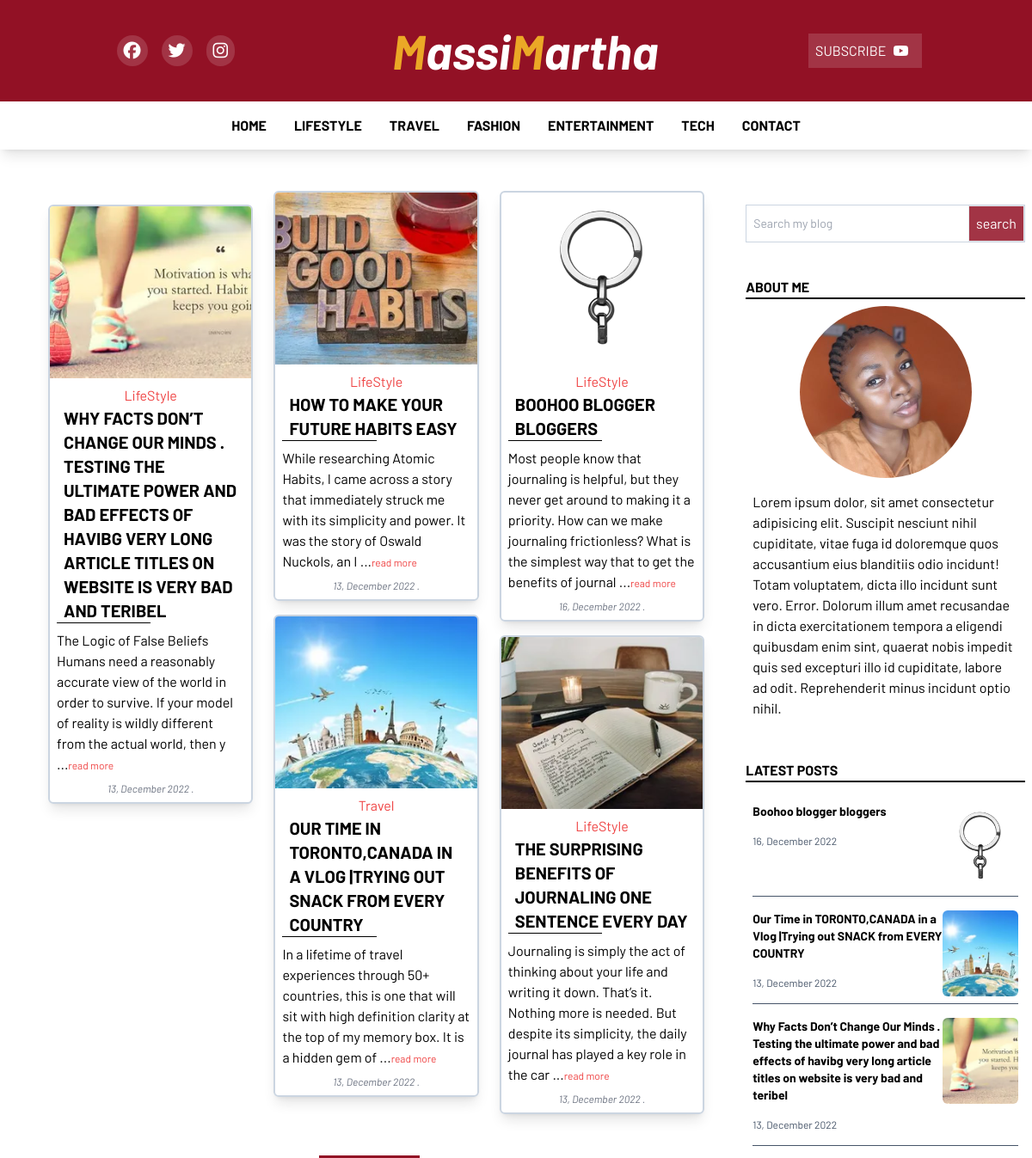
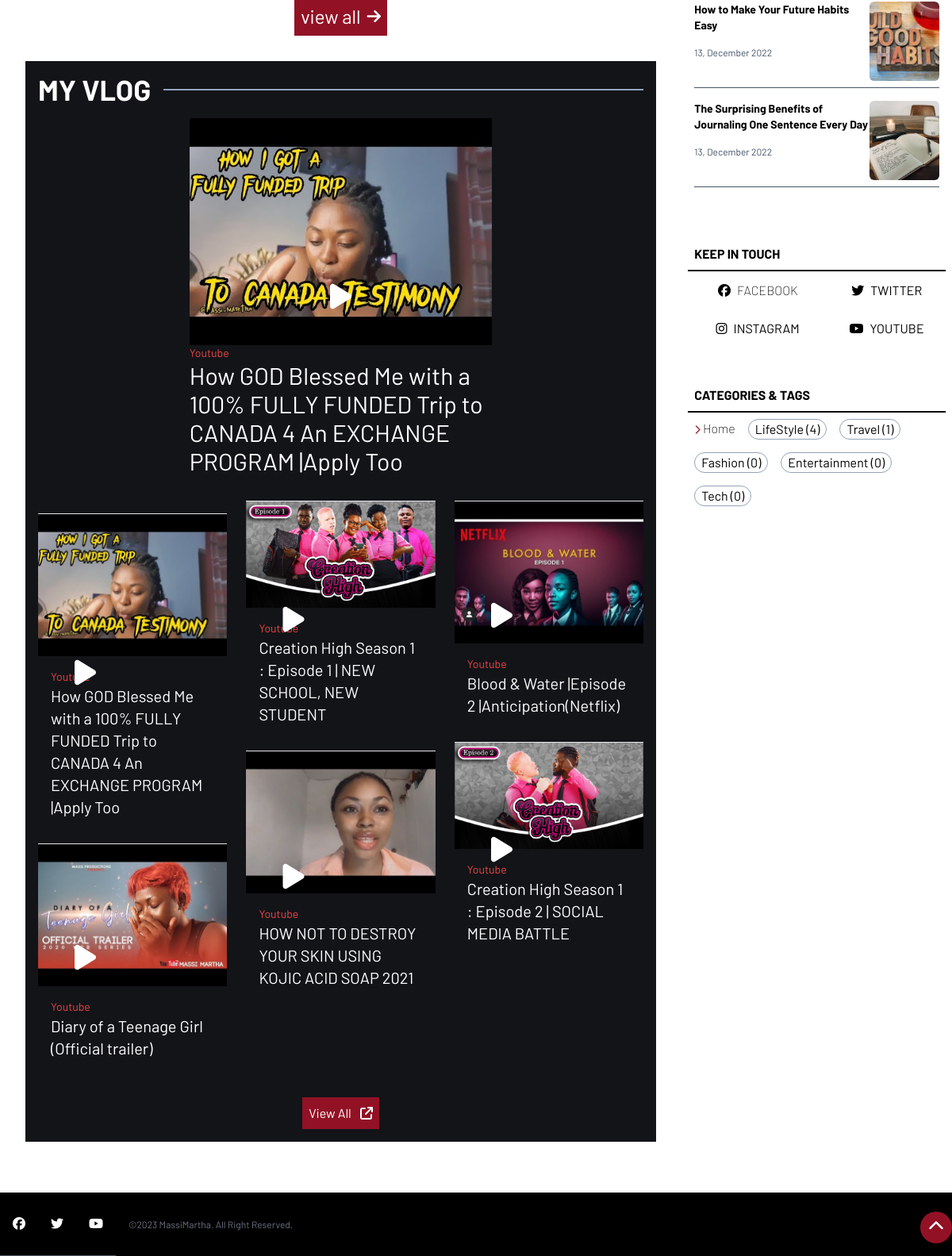
The page / on the database its author committed (2 pictures, top to bottom).
### tables this page shows
CREATE TABLE `tbl_categories` (
  `id` int(11) NOT NULL,
  `name` text NOT NULL
);

CREATE TABLE `tbl_blog_posts` (
  `id` int(11) NOT NULL,
  `title` text NOT NULL,
  `cat_id` int(11) NOT NULL,
  `post_status` int(11) NOT NULL DEFAULT 1 COMMENT '1 is for publish\r\n0 is for draft',
  `cover_image` text NOT NULL,
  `post_content` text NOT NULL,
  `date` date NOT NULL DEFAULT current_timestamp()
);

CREATE TABLE `tbl_vlogs` (
  `id` int(11) NOT NULL,
  `name_of_vid` text NOT NULL,
  `thumbnail` text NOT NULL,
  `vid_link` text NOT NULL
);

CREATE TABLE `tbl_about` (
  `id` int(11) NOT NULL,
  `aboutus` text NOT NULL,
  `fb` text NOT NULL,
  `tw` text NOT NULL,
  `ig` text NOT NULL,
  `yt` text NOT NULL,
  `pp` text NOT NULL
);

### index.php (the view, shortened to what this page needs)
<?php
include 'config/config.inc.php';
include 'partials/header.php';
?>
<main id="hero-top" class="lg:flex w-full justify-between ">
<div class="main_right  w-full lg:p-8">
  <div class="wrapper w-full masonry lg:masonry-lg mb-8 p-4">
  <?php
$sql = "SELECT * FROM tbl_blog_posts order by rand() LIMIT 15";
$res = mysqli_query($conn, $sql);
$count = mysqli_num_rows($res);
if($count>0){
  while($row=mysqli_fetch_assoc($res)) {
$hp_id=$row['id'];
$hp_title = $row['title'];
$hp_cat= $row['cat_id'];
$hp_cim= $row['cover_image'];
$hp_content= $row['post_content'];
$hp_date= date("d, F Y ", strtotime($row['date']));
  ?>
<?php
  include 'partials/home_post_template.php';
  ?>
<?php
} }
?>
</div>
<div class="v_all w-full flex justify-center items-center my-8">
  <a href="all-articles" class="flex text-2xl p-2 items-center bg-[#921125] hover:bg-[#A23445] text-white"> <span>view all</span> <i class="fa-solid ml-2 text-xl fa-arrow-right"></i></a>
</div>
<div class=" border-red-600 border-8 lg:border-none bg-[#121418] text-white  p-4 mb-8">
<div class="inner_wrapper">
<div class="tit flex w-full items-center mb-4">
<h1 role="title" class="w-full lg:w-[200px] uppercase header_h1 text-2xl lg:text-4xl">My vlog</h1>
<div class="w-full border-slate-400 border"></div>
</div>
<div class="videos w-full flex justify-center items-center flex-col">
<?php
$sql = "SELECT * FROM tbl_vlogs  order by rand() limit 1";
$res = mysqli_query($conn, $sql);
$count = mysqli_num_rows($res);
if($count>0){
while($row=mysqli_fetch_assoc($res)){
$nameofvid=$row['name_of_vid'];
$ytlink=$row['vid_link'];
$thumbnail=$row['thumbnail'];
    ?>
<div class="w-full lg:w-1/2  relative  overflow-hidden">
  <a href="<?php echo $ytlink; ?>" target="_blank" class="w-full overflow-hidden ">
    <img src="images/<?php echo $thumbnail; ?>" class="object-cover w-full h-full" alt="<?php echo $nameofvid; ?>" srcset="images/<?php echo $thumbnail; ?>">
    <div class="w-full h-full absolute top-0 left-0 right-0 bottom-0 ">
<div class="w-full h-full  flex justify-center items-center ">
<i class="fa-solid fa-play text-4xl hover:text-red-500 animate-pulse"></i>
</div>
 </div>
  </a>
  <div class="">
<p class="text-sm text-red-500">Youtube</p>
<a class="text-3xl hover:text-[#921125] transition-all ease-linear .header_h1" href="<?php echo $ytlink; ?>" target="_blank"  ><?php echo $nameofvid; ?></a>
  </div>
</div>
<?php
}   }else{
 echo '
 <div class="w-full text-center bg-red-500 p-6 text-white font-bold">
                <p>No vlogs added yet!.</p>
              </div>
 ';
}
?>
<div>
<div class="wrapper w-full masonry lg:masonry-lg my-8">
<?php
$sql = "SELECT * FROM tbl_vlogs  order by rand()";
$res = mysqli_query($conn, $sql);
$count = mysqli_num_rows($res);
if($count>0){
while($row=mysqli_fetch_assoc($res)){
$nameofvid=$row['name_of_vid'];
$ytlink=$row['vid_link'];
$thumbnail=$row['thumbnail'];
    ?>
<div class="relative flex lg:flex-col overflow-hidden my-4 border-t">
  <a  href="<?php echo $ytlink; ?>" target="_blank"  class="w-full overflow-hidden ">
    <img src="images/<?php echo $thumbnail; ?>" class="object-cover w-full h-full" alt="<?php echo $nameofvid; ?>" srcset="images/<?php echo $thumbnail; ?>">
 <div class="w-full h-full absolute top-0 left-0 right-0 bottom-0 ">
<div class="w-1/2 h-full  flex justify-center items-center ">
<i class="fa-solid fa-play text-4xl hover:text-red-500 hover:animate-spin"></i>
</div>
 </div>
  </a>
  <div class="p-4 w-full">
<p class="text-sm text-red-500">Youtube</p>
<a class="lg:text-xl hover:text-[#921125] transition-all ease-linear .header_h1"  href="<?php echo $ytlink; ?>" target="_blank"  ><?php echo $nameofvid; ?></a>
  </div>
</div>
<?php
}   }else{
 echo '
 <div class="w-full text-center bg-red-500 p-6 text-white font-bold">
                <p>No vlogs added yet!.</p>
              </div>
 ';
}
?>
</div>
<div class="flex justify-center items-center">
  <a class="bg-[#921125] p-2 " href="<?php echo $yt ?>" target="_blank" rel="noopener noreferrer"><span>View All</span>
  <i class="fa-solid fa-arrow-up-right-from-square ml-2"></i>
</a>
</div>
</div>
</div>
</div>
</div>
</div>
<?php
  include 'partials/left_content_about.php';
  ?>
</main>
<?php
  include 'partials/footer.php';
  ?>
</body>
</html>

### partials/header.php (shortened to what this page needs)
<!DOCTYPE html>
<html lang="en">
<head>
    <link rel="stylesheet" href="css/output.css">
    <link rel="stylesheet" href="css/main.css">
   <link href="https://unpkg.com/aos@2.3.1/dist/aos.css" rel="stylesheet">
</head>
<body>
    <div class="hidden lg:flex logo w-full  justify-around py-6 px-10 text-white bg-[#921125] items-center">
    <div class="flex justify-around items-center">
      <?php
      $results = $db->query("SELECT * FROM tbl_about");
      if($row = $results->fetch_assoc()) {
      $fb = $row['fb'];
      $tw=$row['tw'];
      $yt=$row['yt'];
      $ig=$row['ig'];
      }
          ?>
            <a href="<?php echo $fb; ?>"class="mx-2 rounded-full flex items-center p-2 bg-[#A23445] "><i class=" text-xl transition-all ease-linear fa-brands fa-facebook"></i></a>
           <a href="<?php echo $tw; ?>" class="mx-2 p-2 rounded-full flex items-center bg-[#A23445] "><i class=" text-xl transition-all ease-linear fa-brands fa-twitter"></i></a>
           <a href="<?php echo $ig; ?>" class="mx-2 p-2 rounded-full flex items-center bg-[#A23445] "><i class=" text-xl transition-all ease-linear fa-brands fa-instagram"></i></a>
           </div>
       <a href="index" class="text-[3.5rem]">
       <h1 class="header_h1 font-extrabold leading-tight italic "><span class="text-[#EBA826]">M</span>assi<span class="text-[#EBA826]">M</span>artha</h1>
       </a>
       <div title="subscribe to our youtube" class="flex items-center p-2 cursor-pointer bg-[#A23445]">
        <p>SUBSCRIBE  </p>
        <a href="<?php echo $yt; ?>" class="mx-2"><i class="hover:text-[#A23445] transition-all ease-linear fa-brands fa-youtube" title="subscribe to our youtube"></i></a>
       </div>
      </div>
<?php
$results = $db->query("SELECT * FROM tbl_about");
if($row = $results->fetch_assoc()) {
$abt=$row['aboutus'];
$fb = $row['fb'];
$tw=$row['tw'];
$yt=$row['yt'];
$ig=$row['ig'];
$pp=$row['pp'];
}
    ?>
        <div class="large__screen shadow-lg sticky top-0 z-50 hidden bg-white lg:flex justify-between items-center">
          <ul class="w-full h-full flex justify-center items-center">
<li class="p-4 h-full transition-all ease-in-out hover:text-[#A23445]"><a href="index" class=" uppercase">home</a></li>
<?php
$get_cats = $db->query("SELECT * FROM tbl_categories order by id ASC limit 0,5");
while($row = $get_cats->fetch_assoc()) {
   $c_id = $row['id'];
   $c_name = $row['name'];
    ?>
<li class="p-4 h-full transition-all ease-in-out hover:text-[#A23445]"><a href="all-articles?<?php echo $c_name.''.md5($c_name); ?>&cat_key=<?php echo $c_id; ?>" class="uppercase"><?php echo $c_name; ?></a></li>
<?php } ?>
<li class="p-4 h-full transition-all ease-in-out  hover:text-[#A23445]"><a href="" class=" uppercase">contact</a></li>
          </ul>
        </div>

### partials/home_post_template.php
<div  data-aos="fade-up" data-aos-duration="1000" class="post border-2 border-slate-300 shadow-lg hover:shadow-none rounded-md my-4 w-full lg:overflow-hidden m-2 break-inside">
<a href="blog_article?<?php echo md5($hp_id); ?>&post_key=<?php echo $hp_id; ?>" title="<?php echo $hp_title; ?>">
 <div class="post__image w-full lg:h-[200px] overflow-hidden">
        <img src="images/<?php echo $hp_cim; ?>" alt="<?php echo $hp_title; ?>" class="w-full h-full  object-cover">
      </div>
<div class="dexcs my-2 px-2">
  <p class="category text-center text-red-500"><?php
  $get_cats = $db->query("SELECT * FROM tbl_categories where id=$hp_cat");
  while($row = $get_cats->fetch_assoc()) {
     $c_name = $row['name'];
  echo $c_name;
  }
  ?></p>
  <h2 class="uppercase font-bold text-xl px-2"><?php echo $hp_title; ?></h2>
  <hr class="w-1/2 border-black mb-2">
<p class="synopsis text-sm md:text-xl lg:px-2">
  <?php echo substr($hp_content,0,200).''.'  ...<span class="text-xs text-red-500">read more</span>'; ?>
</p>
<p class="category text-center text-gray-500 text-xs lg:italic my-2"><?php echo $hp_date; ?>.</p>
</div>
</a>
</div>

### partials/left_content_about.php (shortened to what this page needs)
<div class="main__right__content px-2  lg:my-8 lg:w-[40%] w-full lg:h-screen  lg:pl-2 ">
    <form action="blog-search" method="post" class="w-full flex justify-center items-center px-2 lg:px-0 my-8 ">
     <div class="w-full border border-slate-300 flex justify-center items-center ">
      <input type="search" name="search" placeholder="Search my blog" class="p-2 text-sm w-full   focus:outline-none">
      <input type="submit" value="search" class="bg-[#A23445] p-2 border text-white">
     </div>
    </form>
<div class="about__section my-10">
<div class="about_me w-full border-b-2 border-black">
  <h2 class="uppercase header_h1">about me</h2>
</div>
<div class="me w-full flex justify-center items-center flex-col p-2">
  <div class="img_box w-[200px] h-[200px] overflow-hidden rounded-[50%]">
    <img src="images/<?php echo $pp; ?>" alt="Massi Martha" class="object-cover w-full h-full">
  </div>
  <div data-aos="fade-up" data-aos-duration="1000" class="content f mt-4 ">
  <?php echo $abt; ?>
  </div>
</div>
</div>
<div class="about__section my-10">
  <div class="about_me w-full border-b-2 border-black mb-4">
    <h2 class="uppercase header_h1">latest posts</h2>
  </div>
  <div class="w-full lg:flex justify-center items-center flex-col p-2">
  <?php
$get_cats = $db->query("SELECT * FROM tbl_blog_posts order by id DESC limit 0,5");
while($row = $get_cats->fetch_assoc()) {
   $lp_id = $row['id'];
   $lp_title = $row['title'];
   $lp_cim= $row['cover_image'];
   $lp_date= date("d, F Y ", strtotime($row['date']));
    ?>
    <div data-aos="fade-up" data-aos-duration="1000" class="wrapper w-full flex justify-between max-h-[150px] overflow-hidden border-b border-slate-600 mb-4">
      <div class="data-s w-full">
       <a href="blog_article?<?php echo md5($lp_id); ?>&post_key=<?php echo $lp_id; ?>" title="<?php echo $lp_title ?>" class="hover:text-[#A23445] transition-all ease-in">
         <h3 class="text-sm font-bold"><?php echo $lp_title; ?></h3>
       </a>
        <p class="capitalize text-xs text-slate-600 my-4"><?php echo $lp_date; ?></p>
      </div>
      <div class="img w-2/5 h-[100px] overflow-hidden rounded-md mb-2">
       <a href="blog_article?<?php echo md5($lp_id); ?>&post_key=<?php echo $lp_id; ?>" title="<?php echo $lp_title; ?>">
        <img src="images/<?php echo $lp_cim; ?>" alt="<?php echo $lp_title; ?>" class="w-full h-full object-cover">
       </a>
      </div>
    </div>
    <?php } ?>
  </div>
  </div>
<div class="about__section mt-10 bg-black text-white lg:text-black lg:bg-white">
  <div class="about_me w-full border-b-2 border-black">
    <h3 class="uppercase p-2 header_h1">keep in touch</h3>
  </div>
  <div data-aos="fade-up" data-aos-duration="1000" class="flex justify-around items-center flex-wrap">
    <a href="<?php echo $fb; ?>"class="m-2 font-extralight uppercase"><i class="hover:text-[#A23445]  transition-all  ease-linear m-2 fa-brands fa-facebook"></i>facebook</a>
   <a href="<?php echo $tw; ?>" class="m-2 uppercase"><i class="hover:text-[#A23445] transition-all ease-linear m-2 fa-brands fa-twitter"></i>twitter</a>
   <a href="<?php echo $ig; ?>" class="m-2 uppercase"><i class="hover:text-[#A23445] transition-all ease-linear m-2 fa-brands fa-instagram"></i>instagram</a>
   <a href="<?php echo $yt; ?>" class="m-2 uppercase"><i class="hover:text-[#A23445] transition-all ease-linear m-2 fa-brands fa-youtube"></i>youtube</a>
   </div>
  </div>
<div class="about__section  lg:mt-10 mb-2 lg:my-10 bg-black text-white lg:text-black lg:bg-white ">
  <div class="about_me w-full border-b-2 border-black">
    <h2 class="uppercase p-2 header_h1">categories & Tags</h2>
  </div>
  <div class="flex flex-wrap">
    <a href="index" class="m-2 font-extralight capitalize hover:text-[#A23445] transition-all ease-in"><i class="fa-solid text-xs fa-chevron-right text-[#A23445]"></i> Home</a>
  <?php
$get_cats = $db->query("SELECT * FROM tbl_categories order by id ASC");
while($row = $get_cats->fetch_assoc()) {
   $c_id = $row['id'];
   $c_name = $row['name'];
    ?>
<a href="all-articles?<?php echo $c_name.''.md5($c_name); ?>&cat=<?php echo $c_id; ?>" class="m-2 border border-slate-400 capitalize rounded-full  bg-[#A23445] lg:bg-white  px-2 hover:bg-[#A23445] hover:text-white hover:border-white transition-all ease-in"><?php echo $c_name; ?> <span>(<?php
    $sql1 = "SELECT * FROM tbl_blog_posts WHERE cat_id=$c_id";
                        $res1 = mysqli_query($conn, $sql1);
                        $count1 = mysqli_num_rows($res1);
                        echo $count1;
                    ?>)</span></a>
<?php } ?>
   </div>
  </div>
  </div>

### css/main.css (style rules this page uses)
* { margin: 0; padding: 0; box-sizing: border-box; }
body { font-family: 'Barlow', sans-serif; font-weight: 400; }
.header_h1 { font-weight: 700; }
li a { font-weight: 700; }

### rows shown on the page
tbl_categories: name "LIFESTYLE", name "LifeStyle", count1 "4"
tbl_categories: name "TRAVEL", name "Travel", count1 "1"
tbl_categories: name "FASHION", name "Fashion", count1 "0"
tbl_categories: name "ENTERTAINMENT", name "Entertainment", count1 "0"
tbl_categories: name "TECH", name "Tech", count1 "0"
tbl_blog_posts: cover_image (picture), title "WHY FACTS DON’T CHANGE OUR MINDS . TESTING THE ULTIMATE POWER AND BAD EFFECTS OF HAVIBG VERY LONG ARTICLE TITLES ON WEBSITE IS VERY BAD AND TERIBEL", post_content "The Logic of False Beliefs Humans need a reasonably accurate view of the world in order to survive. If your model of reality is wildly different from the actual world, then y", date "13, December 2022", title "Why Facts Don’t Change Our Minds . Testing the ultimate power and bad effects of havibg very long article titles on website is very bad and teribel"
tbl_blog_posts: cover_image (picture), title "HOW TO MAKE YOUR FUTURE HABITS EASY", post_content "While researching Atomic Habits , I came across a story that immediately struck me with its simplicity and power. It was the story of Oswald Nuckols, an I", date "13, December 2022", title "How to Make Your Future Habits Easy"
tbl_blog_posts: cover_image (picture), title "OUR TIME IN TORONTO,CANADA IN A VLOG |TRYING OUT SNACK FROM EVERY COUNTRY", post_content "In a lifetime of travel experiences through 50+ countries, this is one that will sit with high definition clarity at the top of my memory box. It is a hidden gem of", date "13, December 2022", title "Our Time in TORONTO,CANADA in a Vlog |Trying out SNACK from EVERY COUNTRY"
tbl_blog_posts: cover_image (picture), title "BOOHOO BLOGGER BLOGGERS", post_content "Most people know that journaling is helpful, but they never get around to making it a priority. How can we make journaling frictionless? What is the simplest way that to get the benefits of journal", date "16, December 2022", title "Boohoo blogger bloggers"
tbl_blog_posts: cover_image (picture), title "THE SURPRISING BENEFITS OF JOURNALING ONE SENTENCE EVERY DAY", post_content "Journaling is simply the act of thinking about your life and writing it down. That’s it. Nothing more is needed. But despite its simplicity, the daily journal has played a key role in the car", date "13, December 2022", title "The Surprising Benefits of Journaling One Sentence Every Day"
tbl_vlogs: thumbnail (picture), name_of_vid "How GOD Blessed Me with a 100% FULLY FUNDED Trip to CANADA 4 An EXCHANGE PROGRAM |Apply Too"
tbl_vlogs: thumbnail (picture), name_of_vid "Diary of a Teenage Girl (Official trailer)"
tbl_vlogs: thumbnail (picture), name_of_vid "Creation High Season 1 : Episode 1 | NEW SCHOOL, NEW STUDENT"
tbl_vlogs: thumbnail (picture), name_of_vid "HOW NOT TO DESTROY YOUR SKIN USING KOJIC ACID SOAP 2021"
tbl_vlogs: thumbnail (picture), name_of_vid "Blood & Water |Episode 2 |Anticipation(Netflix)"
tbl_vlogs: thumbnail (picture), name_of_vid "Creation High Season 1 : Episode 2 | SOCIAL MEDIA BATTLE"
tbl_about: pp (picture), aboutus "Lorem ipsum dolor, sit amet consectetur adipisicing elit. Suscipit nesciunt nihil cupiditate, vitae fuga id doloremque quos accusantium eius blanditiis odio incidunt! Totam voluptatem, dicta illo incidunt sunt vero. Error. Dolorum illum amet recusandae in dicta exercitationem tempora a eligendi quibusdam enim sint, quaerat nobis impedit quis sed excepturi illo id cupiditate, labore ad odit. Reprehenderit minus incidunt optio nihil."
